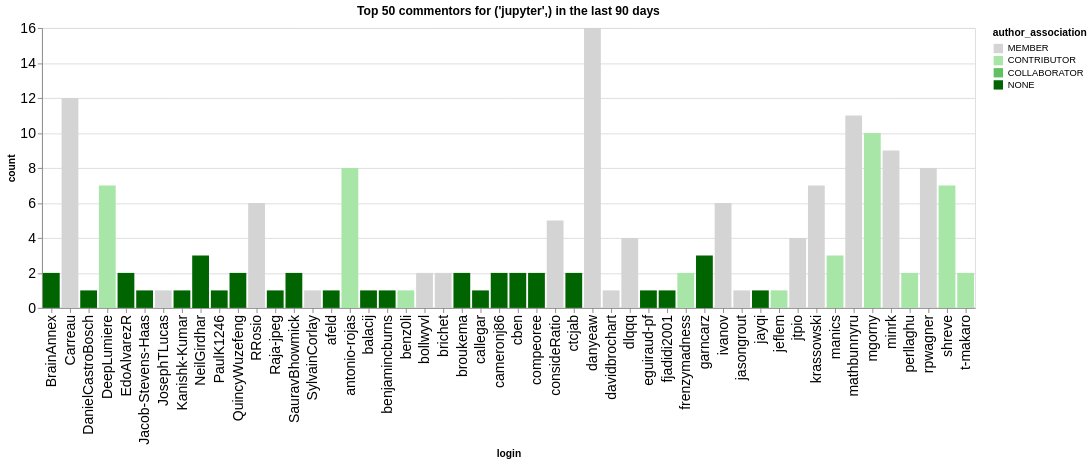

Source (notebook cell):
### Code cell
n_plot = 50
charts = []
for ii, (iorg, idata) in enumerate(commentors.groupby(['org'])):
    title = f"Top {n_plot} commentors for {iorg} in the last {n_days} days"
    idata = idata.groupby('login', as_index=False).agg({'count': 'sum', 'author_association': 'first'})
    idata = idata.sort_values('count', ascending=False).head(n_plot)
    ch = alt.Chart(data=idata.head(n_plot), title=title).mark_bar().encode(
        x='login',
        y='count',
        color=alt.Color('author_association', scale=alt.Scale(domain=author_types, range=author_colors))
    )
    charts.append(ch)
alt.hconcat(*charts)

### Figure 1 — Vega-Lite specification as saved in the notebook (floating-point values rounded to 4 significant figures)
{"config": {"axisLeft": {"labelFontSize": 15}, "axisBottom": {"labelFontSize": 15}}, "hconcat": [{"mark": {"type": "bar"}, "encoding": {"color": {"field": "author_association", "scale": {"domain": ["MEMBER", "CONTRIBUTOR", "COLLABORATOR", "NONE"], "range": ["rgb(211.82745098039214, 211.82745098039214, 211.82745098039214)", "rgb(166.98562091503268, 229.89803921568628, 166.98562091503268)", "rgb(96.37647058823529, 192.75294117647059, 96.37647058823529)", "rgb(0.0, 100.3921568627451, 0.0)"]}, "type": "nominal"}, "x": {"field": "login", "type": "nominal"}, "y": {"field": "count", "type": "quantitative"}}, "title": "Top 50 commentors for ('jupyter',) in the last 90 days"}], "data": {"name": "data-d609710e56b08916d36a7978d413cce8"}, "$schema": "https://vega.github.io/schema/vega-lite/v5.20.1.json", "datasets": {"data-d609710e56b08916d36a7978d413cce8": [{"login": "danyeaw", "count": 16, "author_association": "MEMBER"}, {"login": "Carreau", "count": 12, "author_association": "MEMBER"}, {"login": "mathbunnyru", "count": 11, "author_association": "MEMBER"}, {"login": "mgorny", "count": 10, "author_association": "CONTRIBUTOR"}, {"login": "minrk", "count": 9, "author_association": "MEMBER"}, {"login": "rpwagner", "count": 8, "author_association": "MEMBER"}, {"login": "antonio-rojas", "count": 8, "author_association": "CONTRIBUTOR"}, {"login": "shreve", "count": 7, "author_association": "CONTRIBUTOR"}, {"login": "DeepLumiere", "count": 7, "author_association": "CONTRIBUTOR"}, {"login": "krassowski", "count": 7, "author_association": "MEMBER"}, {"login": "RRosio", "count": 6, "author_association": "MEMBER"}, {"login": "ivanov", "count": 6, "author_association": "MEMBER"}, {"login": "consideRatio", "count": 5, "author_association": "MEMBER"}, {"login": "jtpio", "count": 4, "author_association": "MEMBER"}, {"login": "dlqqq", "count": 4, "author_association": "MEMBER"}, {"login": "garncarz", "count": 3, "author_association": "NONE"}, {"login": "NeilGirdhar", "count": 3, "author_association": "NONE"}, {"login": "manics", "count": 3, "author_association": "CONTRIBUTOR"}, {"login": "BrainAnnex", "count": 2, "author_association": "NONE"}, {"login": "cameronj86", "count": 2, "author_association": "NONE"}, {"login": "compeoree", "count": 2, "author_association": "NONE"}, {"login": "frenzymadness", "count": 2, "author_association": "CONTRIBUTOR"}, {"login": "t-makaro", "count": 2, "author_association": "CONTRIBUTOR"}, {"login": "perllaghu", "count": 2, "author_association": "CONTRIBUTOR"}, {"login": "bollwyvl", "count": 2, "author_association": "MEMBER"}, {"login": "QuincyWuzefeng", "count": 2, "author_association": "NONE"}, {"login": "broukema", "count": 2, "author_association": "NONE"}, {"login": "SauravBhowmick", "count": 2, "author_association": "NONE"}, {"login": "EdoAlvarezR", "count": 2, "author_association": "NONE"}, {"login": "cben", "count": 2, "author_association": "NONE"}, {"login": "brichet", "count": 2, "author_association": "MEMBER"}, {"login": "ctcjab", "count": 2, "author_association": "NONE"}, {"login": "SylvainCorlay", "count": 1, "author_association": "MEMBER"}, {"login": "balacij", "count": 1, "author_association": "NONE"}, {"login": "fjadidi2001", "count": 1, "author_association": "NONE"}, {"login": "eguiraud-pf", "count": 1, "author_association": "NONE"}, {"login": "davidbrochart", "count": 1, "author_association": "MEMBER"}, {"login": "callegar", "count": 1, "author_association": "NONE"}, {"login": "benjamincburns", "count": 1, "author_association": "NONE"}, {"login": "benz0li", "count": 1, "author_association": "CONTRIBUTOR"}, {"login": "afeld", "count": 1, "author_association": "NONE"}, {"login": "DanielCastroBosch", "count": 1, "author_association": "NONE"}, {"login": "PaulK1246", "count": 1, "author_association": "NONE"}, {"login": "Kanishk-Kumar", "count": 1, "author_association": "NONE"}, {"login": "JosephTLucas", "count": 1, "author_association": "MEMBER"}, {"login": "Jacob-Stevens-Haas", "count": 1, "author_association": "NONE"}, {"login": "Raja-jpeg", "count": 1, "author_association": "NONE"}, {"login": "jeflem", "count": 1, "author_association": "CONTRIBUTOR"}, {"login": "jasongrout", "count": 1, "author_association": "MEMBER"}, {"login": "jayqi", "count": 1, "author_association": "NONE"}]}}
